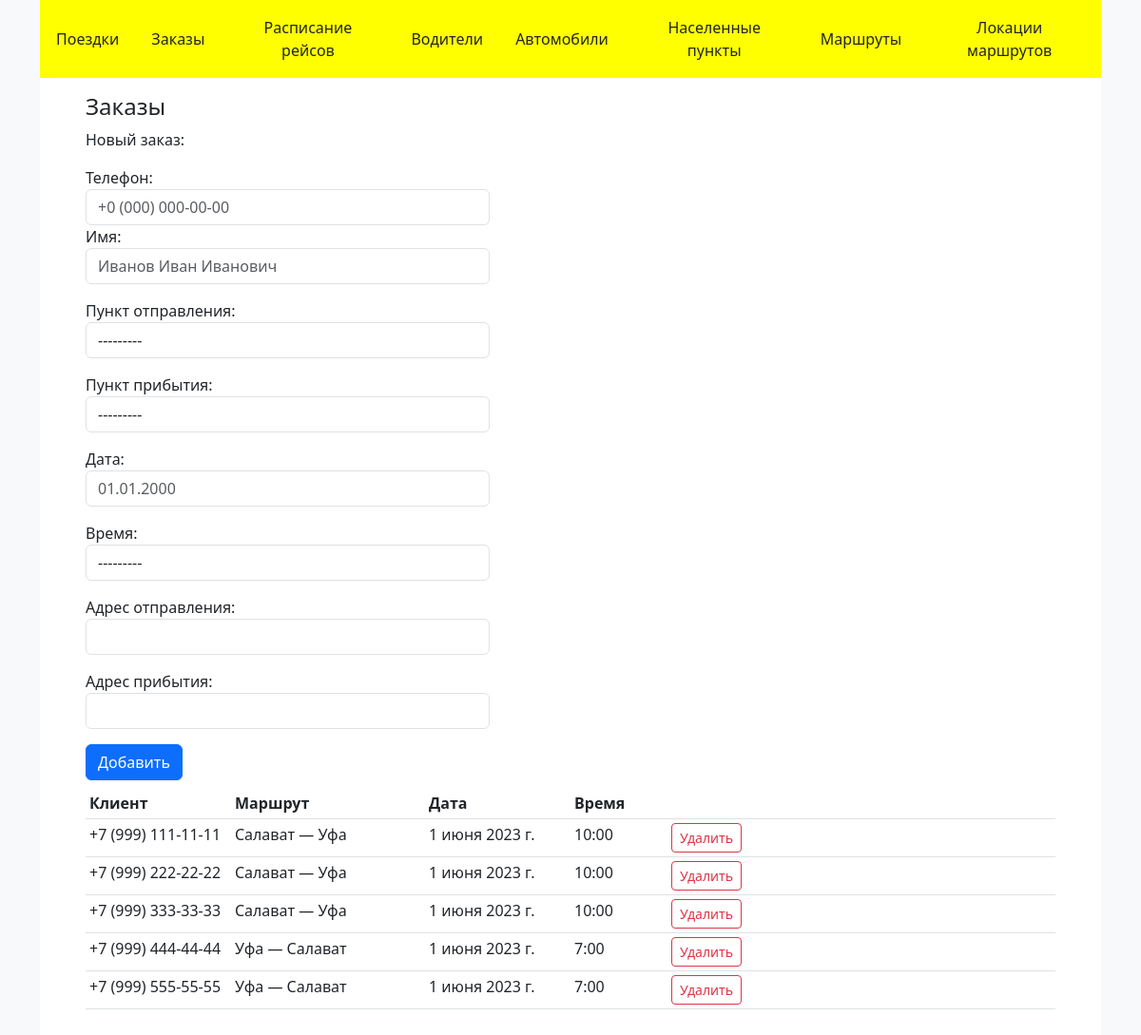
/bookings/0, run on the app's committed database.
### main/models.py (models this page shows, shortened)
class Booking(models.Model):
    client_phone = models.CharField(max_length=20)
    client_name = models.CharField(max_length=100, blank=True, default='')
    start_city = models.ForeignKey(City, related_name='starting_bookings',
                                   on_delete=models.CASCADE)
    finish_city = models.ForeignKey(City, related_name='finishing_bookings',
                                    on_delete=models.CASCADE)
    scheduled_route = models.ForeignKey(ScheduledRoute, related_name='bookings', on_delete=models.PROTECT)
    date = models.DateField(auto_now=False)
    start_address = models.CharField(max_length=250, blank=False)
    finish_address = models.CharField(max_length=250, blank=False)
    class Meta:
        verbose_name_plural = 'Заказы'

class ScheduledRoute(models.Model):
    time = models.TimeField(auto_now=False, unique=True)
    route = models.ForeignKey(Route, related_name='times',
                              on_delete=models.CASCADE)
    def __str__(self):
        return str({
            'route': self.route,
            'time': self.time,
        })
    class Meta:
        verbose_name_plural = 'Маршруты — время'

class Route(models.Model):
    start_area = models.ForeignKey(Area, related_name='starting_routes',
                                   on_delete=models.CASCADE)
    finish_area = models.ForeignKey(Area, related_name='finishing_routes',
                                    on_delete=models.CASCADE)
    price = models.PositiveIntegerField(default=1000, validators=[
        MinValueValidator(100),
        MaxValueValidator(9999)])
    def __str__(self):
        return f'{self.start_area} — {self.finish_area} ({self.price} руб.)'
    class Meta:
        unique_together = ('start_area', 'finish_area')
        verbose_name_plural = 'Маршруты'

class Area(models.Model):
    name = models.CharField(max_length=50, blank=False, unique=True)
    def __str__(self):
        return self.name
    class Meta:
        verbose_name_plural = 'Локации маршрута'

### main/views/bookings.py (the view)
# urls.py: path('', views.bookings.bookings),
def bookings(request, mes):
    form = BookingForm()
    bookings = Booking.objects.all()
    dic = {
        'form': form,
        'title': 'Заказы',
        'bookings': bookings,
        'info_message': get_info_message(mes),
    }
    return render(request, 'main/bookings.html', dic)

### main/messages.py (called while the page is built)
def get_info_message(code: int) -> str:
    ans = ''
    try:
        ans = info_messages[code]
    except:
        ans = "Неизвестная ошибка"
    finally:
        return ans

### main/models.py (called while the page is built)
    def __str__(self):
        return str({
            'id': self.id,
            'name': self.name,
            'area': self.area,
        })

### main/templates/main/bookings.html (shortened to what this page needs)
{% extends 'main/base.html' %}
{% block content %}
<div>
    <div>Новый заказ:</div>
    <form method="post" action="booking/add" class="mb-2 col-md-5">
        {{ form }}
        <div class="">
            <input type="submit"  value='Добавить'
                   class="btn btn-primary mt-3 justify-content-end"/>
        </div>
    </form>
    <table class="table table-sm table-hover" width="50%">
        <thead>
        <tr>
            <th class="" width="15%">
                Клиент
            </th>
            <th class="" width="20%">
                Маршрут
            </th>
            <th class="" width="15%">
                Дата
            </th>
            <th class="" width="10%">
                Время
            </th>
            <th class="">
            </th>
        </tr>
        </thead>
        <tbody>
            {% for booking in bookings %}
                <tr>
                    <td>{{ booking.client_phone }}</td>
                    <td>
                        {{ booking.scheduled_route.route.start_area }}
                        —
                        {{ booking.scheduled_route.route.finish_area }}
                    </td>
                    <td>{{ booking.date }}</td>
                    <td>{{ booking.scheduled_route.time }}</td>
                    <td>
                        <form method="post" action="booking/delete/{{booking.id}}" class="">
                            <input type="submit"  value='Удалить'
                                   class="btn btn-sm btn-outline-danger justify-content-end"/>
                        </form>
                    </td>
                </tr>
            {% endfor %}
        </tbody>
    </table>
</div>
{% endblock %}

### data on the page
Booking: client_phone "+7 (999) 111-11-11", scheduled_route.route.start_area "Салават", scheduled_route.route.finish_area "Уфа", date "1 июня 2023 г.", scheduled_route.time "10:00"
Booking: client_phone "+7 (999) 222-22-22", scheduled_route.route.start_area "Салават", scheduled_route.route.finish_area "Уфа", date "1 июня 2023 г.", scheduled_route.time "10:00"
Booking: client_phone "+7 (999) 333-33-33", scheduled_route.route.start_area "Салават", scheduled_route.route.finish_area "Уфа", date "1 июня 2023 г.", scheduled_route.time "10:00"
Booking: client_phone "+7 (999) 444-44-44", scheduled_route.route.start_area "Уфа", scheduled_route.route.finish_area "Салават", date "1 июня 2023 г.", scheduled_route.time "7:00"
Booking: client_phone "+7 (999) 555-55-55", scheduled_route.route.start_area "Уфа", scheduled_route.route.finish_area "Салават", date "1 июня 2023 г.", scheduled_route.time "7:00"

### other printed values
{{ title }} "Заказы"
